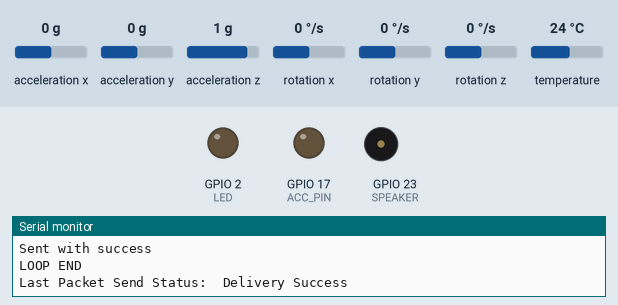
Simulated run of this sketch. Board: ESP32. On the bench: output pins drawn as LEDs (lit = HIGH), buzzer (waves = sounding, pin HIGH), the last lines printed to the serial monitor. The inputs (shaded band) are chosen by the test bench; at power-on: rotation x 0 °/s, acceleration x 0 g, acceleration y 0 g, acceleration z 1 g, rotation y 0 °/s, rotation z 0 °/s, temperature 24 °C.

Above: at 1.3 s.
1.4 s: rotation x set to -29 °/s
3.3 s: rotation x set to -34 °/s
At 5.0 s:
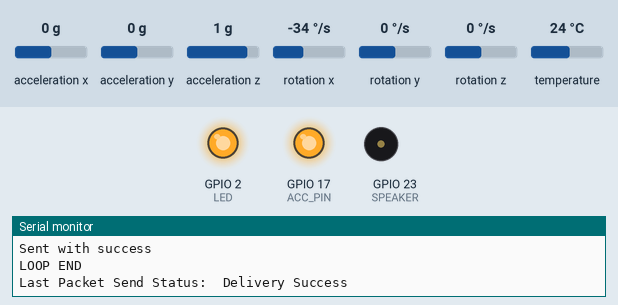
7.1 s: rotation x set to 0 °/s
At 7.7 s:
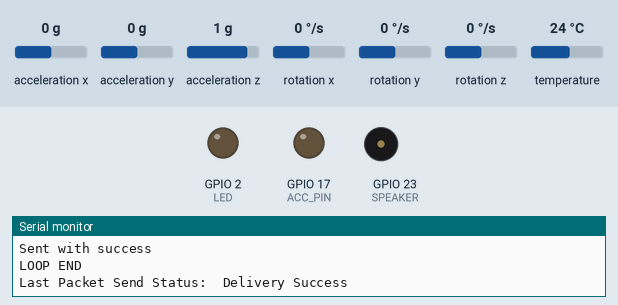
8.6 s: rotation x set to -192 °/s
At 9.5 s:
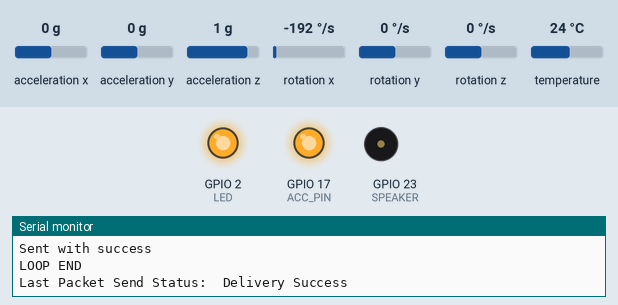
Timing chart, 0 to 11.6 s (numbered marks = the images above; inputs shaded):
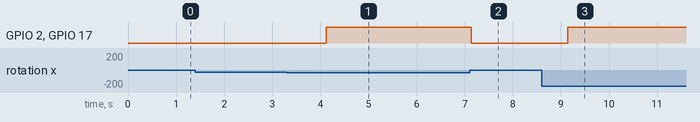

The sketch:

toothbrush.ino
```cpp
#include <esp_now.h>
#include <WiFi.h>
#include <Wire.h>
#include <Adafruit_MPU6050.h>
#include <Adafruit_Sensor.h>

Adafruit_MPU6050 mpu;

#define LED 2
#define ACC_PIN 17
#define SPEAKER 23

// REPLACE WITH THE MAC Address of your receiver
uint8_t broadcastAddress[] = {0xD4, 0x8A, 0xFC, 0xC6, 0xc4, 0x90};

// Define variables to store incoming readings
int brush_in;
int alarm_in;

int in_alarm_on;
int in_data2;
int in_data3;

// Variable to store if sending data was successful
String success;

//Structure example to send data
//Must match the receiver structure
typedef struct struct_message {
    int brush;
    int alarm;
} struct_message;

// Create a struct_message called send_data to hold sensor readings
struct_message send_data;

// Create a struct_message to hold incoming sensor readings
struct_message incomingReadings;

esp_now_peer_info_t peerInfo;

// Callback when data is sent
void OnDataSent(const uint8_t *mac_addr, esp_now_send_status_t status) {
  Serial.print("\r\nLast Packet Send Status:\t");
  Serial.println(status == ESP_NOW_SEND_SUCCESS ? "Delivery Success" : "Delivery Fail");
  if (status ==0){
    success = "Delivery Success :)";
  }
  else{
    success = "Delivery Fail :(";
  }
}

// Callback when data is received
void OnDataRecv(const uint8_t * mac, const uint8_t *incomingData, int len) {
  memcpy(&incomingReadings, incomingData, sizeof(incomingReadings));
  Serial.print("Bytes received: ");
  Serial.println(len);
  brush_in = incomingReadings.brush;
  alarm_in = incomingReadings.alarm;

  in_alarm_on = alarm_in; // test

  Serial.println("Data Received:");
  Serial.println(brush_in);
  Serial.println(alarm_in);
}


void setup() {
  // ACC set up
  // Init Serial Monitor
  Serial.begin(115200);

  while (!Serial)
    delay(10); // will pause Zero, Leonardo, etc until serial console opens

  Serial.println("Adafruit MPU6050 test!");
  pinMode(ACC_PIN, OUTPUT);
  pinMode(LED, OUTPUT);
  digitalWrite(LED, LOW);

  // Try to initialize
  if (!mpu.begin()) {
    Serial.println("Failed to find MPU6050 chip");
    while (1) {
      delay(10);
    }
  }
  Serial.println("MPU6050 Found!");

  mpu.setAccelerometerRange(MPU6050_RANGE_8_G);
  Serial.print("Accelerometer range set to: ");
  switch (mpu.getAccelerometerRange()) {
  case MPU6050_RANGE_2_G:
    Serial.println("+-2G");
    break;
  case MPU6050_RANGE_4_G:
    Serial.println("+-4G");
    break;
  case MPU6050_RANGE_8_G:
    Serial.println("+-8G");
    break;
  case MPU6050_RANGE_16_G:
    Serial.println("+-16G");
    break;
  }
  mpu.setGyroRange(MPU6050_RANGE_500_DEG);
  Serial.print("Gyro range set to: ");
  switch (mpu.getGyroRange()) {
  case MPU6050_RANGE_250_DEG:
    Serial.println("+- 250 deg/s");
    break;
  case MPU6050_RANGE_500_DEG:
    Serial.println("+- 500 deg/s");
    break;
  case MPU6050_RANGE_1000_DEG:
    Serial.println("+- 1000 deg/s");
    break;
  case MPU6050_RANGE_2000_DEG:
    Serial.println("+- 2000 deg/s");
    break;
  }

  mpu.setFilterBandwidth(MPU6050_BAND_21_HZ);
  Serial.print("Filter bandwidth set to: ");
  switch (mpu.getFilterBandwidth()) {
  case MPU6050_BAND_260_HZ:
    Serial.println("260 Hz");
    break;
  case MPU6050_BAND_184_HZ:
    Serial.println("184 Hz");
    break;
  case MPU6050_BAND_94_HZ:
    Serial.println("94 Hz");
    break;
  case MPU6050_BAND_44_HZ:
    Serial.println("44 Hz");
    break;
  case MPU6050_BAND_21_HZ:
    Serial.println("21 Hz");
    break;
  case MPU6050_BAND_10_HZ:
    Serial.println("10 Hz");
    break;
  case MPU6050_BAND_5_HZ:
    Serial.println("5 Hz");
    break;
  }

  Serial.println("");
  delay(100);


  pinMode(SPEAKER, OUTPUT);
  // pinMode(LED, OUTPUT);

  // Communication Setup
  // Set device as a Wi-Fi Station
  WiFi.mode(WIFI_STA);

  // Init ESP-NOW
  if (esp_now_init() != ESP_OK) {
    Serial.println("Error initializing ESP-NOW");
    return;
  }

  // Once ESPNow is successfully Init, we will register for Send CB to
  // get the status of Trasnmitted packet
  esp_now_register_send_cb(OnDataSent);

  // Register peer
  memcpy(peerInfo.peer_addr, broadcastAddress, 6);
  peerInfo.channel = 0;
  peerInfo.encrypt = false;

  // Add peer
  if (esp_now_add_peer(&peerInfo) != ESP_OK){
    Serial.println("Failed to add peer");
    return;
  }
  // Register for a callback function that will be called when data is received
  esp_now_register_recv_cb(OnDataRecv);
}


bool speakerState = false;
bool ledState = false;
int brush_out = 0;
int counter = 0;

float b_thresh = 0.5;


void loop() {
  counter++;
  Serial.println("LOOP START");
  // Serial.println(counter);

  // ACC Reading Loop
  /* Get new sensor events with the readings */
  sensors_event_t a, g, temp;
  mpu.getEvent(&a, &g, &temp);

  /* Print out the values */
  // Serial.print("Acceleration X: ");
  // Serial.print(a.acceleration.x);
  // Serial.print(", Y: ");
  // Serial.print(a.acceleration.y);
  // Serial.print(", Z: ");
  // Serial.print(a.acceleration.z);
  // Serial.println(" m/s^2");

  Serial.print("Rotation X: ");
  Serial.print(g.gyro.x);
  Serial.print(", Y: ");
  Serial.print(g.gyro.y);
  Serial.print(", Z: ");
  Serial.print(g.gyro.z);
  Serial.println(" rad/s");

  // Serial.print("Temperature: ");
  // Serial.print(temp.temperature);
  // Serial.println(" degC");


  // if (abs(a.acceleration.x + 0.77) >= a_thresh or abs(a.acceleration.y + 0.20) >= a_thresh or abs(a.acceleration.z - 10.44) >= a_thresh) {
  if (abs(g.gyro.x + 0.05) >= b_thresh or abs(g.gyro.y - 0.05) >= b_thresh or abs(g.gyro.z - 0.01) >= b_thresh) {
    digitalWrite(ACC_PIN, HIGH);
    digitalWrite(LED, HIGH);
    Serial.println("MOVED");
    brush_out = 1;
  } else {
    digitalWrite(ACC_PIN, LOW);
    digitalWrite(LED, LOW);
    brush_out = 0;
  }

  Serial.println("");
  // delay(500);


  // Commuincation Loop
  // if (in_alarm_on == 1) {
  //   speakerState = true;
  //   ledState = true;
  // } else if (in_alarm_on == 0) {
  //   speakerState = false;
  //   ledState = false;
  // }

  // speakerState = !speakerState;   // Toggle the state
  // analogWrite(SPEAKER, speakerState ? 150 : LOW);
  // digitalWrite(LED, ledState ? HIGH : LOW);

  // Set values to send
  send_data.brush = brush_out;
  send_data.alarm = 200;

  // Send message via ESP-NOW
  esp_err_t result = esp_now_send(broadcastAddress, (uint8_t *) &send_data, sizeof(send_data));

  if (result == ESP_OK) {
    Serial.println("Sent with success");
  }
  else {
    Serial.println("Error sending the data");
  }

  Serial.println("LOOP END");

  delay(1000);
}
```

Measured:
- the behaviour switches between -31 and -32 °/s on rotation x (found by bisection; images 0 and 1)
- after the input at 3.3 s, GPIO 2 (LED), GPIO 17 (ACC_PIN): LOW → HIGH after 0.82 s
- after the input at 7.1 s, GPIO 2 (LED), GPIO 17 (ACC_PIN): HIGH → LOW at once
- after the input at 8.6 s, GPIO 2 (LED), GPIO 17 (ACC_PIN): LOW → HIGH after 0.54 s
